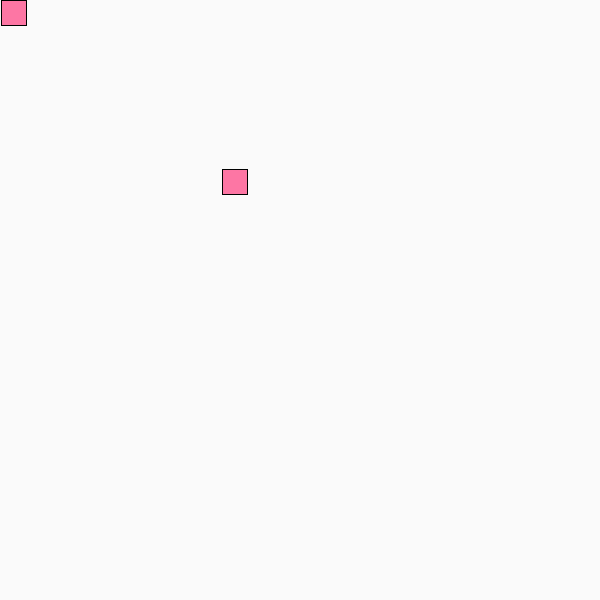
Frame 1 (no input)
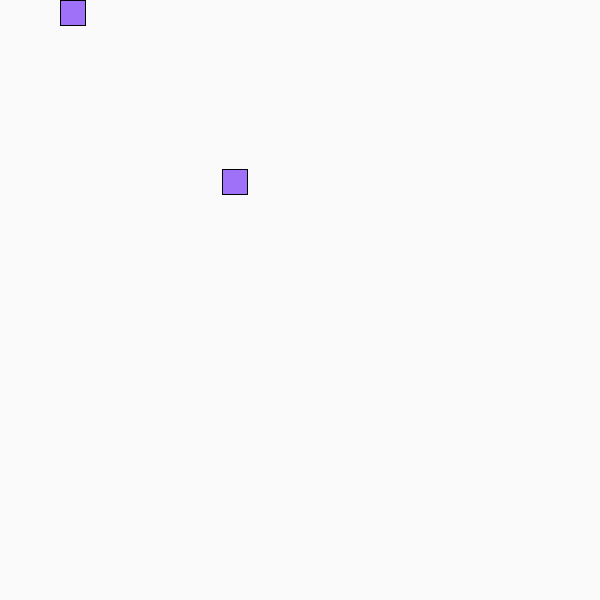
Frame 60 (the mouse pressed at the canvas centre just before this capture)
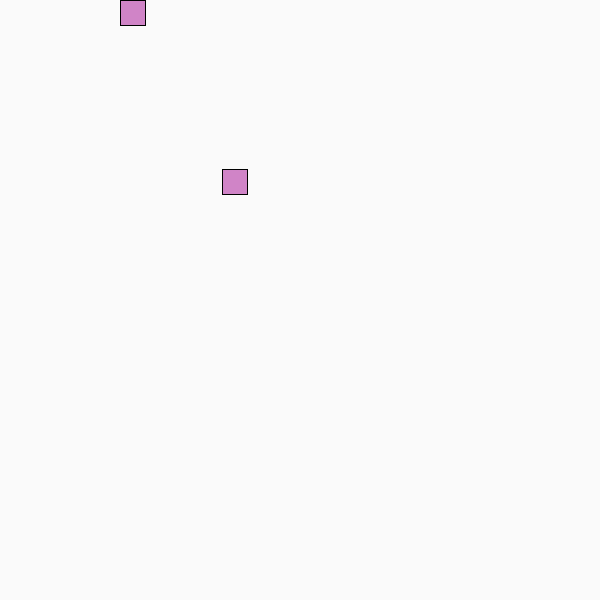
Frame 120 (the mouse held since frame 60 and released just before this capture)

The Processing sketch that drew these frames (run headless with seeded random() and noise(); from frame 60 on, the mouse is pressed at the canvas centre):

// Processing sketch: ArrayLaHEEE_pde
// ── ArrayLaHEEE_pde.pde
int[] box = {0,0,5}; //{x cord, y cord, x speed, y speed}

int directionsX = 1;
int directionY = 0;
int[] randBox = {(int)(Math.random() * 600),(int)(Math.random() * 600)};
void setup(){
  size(600,600);

}//end setup

void draw(){
background(250);
 fill((int)(Math.random() * 254) + 1,(int)(Math.random() * 254) + 1,(int)(Math.random() * 254) + 1);

 rect(box[0] += directionsX,box[1] += directionY,25,25);
 rect(randBox[0], randBox[1],25,25);
 
 if(dist(box[0],box[1],randBox[0],randBox[1]) < 10){
   randBox[0] = (int)(Math.random() * 600);
   randBox[1] = (int)(Math.random() * 600);
   
   
 }//end if
 
 if(box[0] < 0){ 
  
   box[0] = width;
   
 }else if(box[0] >= width){
   
   box[0] = 0;
   
 }//end else if
  
  if(box[1] < 0){

   box[1] = height;
    
  }else if(box[1] >= height - 25){
   
  box[1] = 0;
    
  }//end else if
  
}//end draw

void keyPressed(){
  
  if(key == 'w'){
    
   directionY = -1;
   directionsX = 0;
    
  }//end  if
  
  if(key == 's'){
    
   directionY = 1;
   directionsX = 0;
    
  }//end if
  
  if(key == 'a'){
    
   directionY = 0;
   directionsX = -1;
    
  }//end if
  
   if(key == 'd'){
    
   directionY = 0;
   directionsX = 1;
    
  }//end if
  
  
}//end keyPressed 
